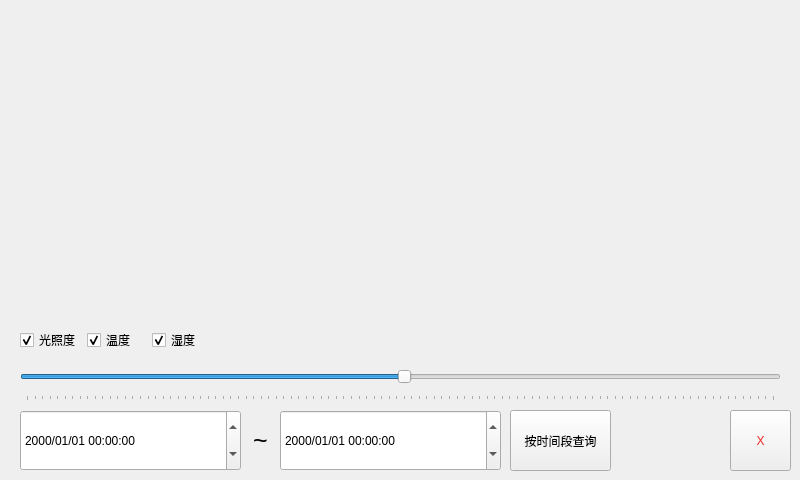
<?xml version="1.0" encoding="UTF-8"?>
<ui version="4.0">
 <class>GzwsHistoryWindow</class>
 <widget class="QDialog" name="GzwsHistoryWindow">
  <property name="geometry">
   <rect>
    <x>0</x>
    <y>0</y>
    <width>800</width>
    <height>480</height>
   </rect>
  </property>
  <property name="windowTitle">
   <string>Dialog</string>
  </property>
  <widget class="QCustomPlot" name="mPlot" native="true">
   <property name="geometry">
    <rect>
     <x>10</x>
     <y>10</y>
     <width>781</width>
     <height>291</height>
    </rect>
   </property>
  </widget>
  <widget class="QDateTimeEdit" name="dateTimeFrom">
   <property name="geometry">
    <rect>
     <x>20</x>
     <y>410</y>
     <width>221</width>
     <height>61</height>
    </rect>
   </property>
   <property name="sizePolicy">
    <sizepolicy hsizetype="Preferred" vsizetype="Preferred">
     <horstretch>8</horstretch>
     <verstretch>0</verstretch>
    </sizepolicy>
   </property>
   <property name="focusPolicy">
    <enum>Qt::NoFocus</enum>
   </property>
   <property name="inputMethodHints">
    <set>Qt::ImhNone</set>
   </property>
   <property name="frame">
    <bool>true</bool>
   </property>
   <property name="readOnly">
    <bool>false</bool>
   </property>
   <property name="keyboardTracking">
    <bool>false</bool>
   </property>
   <property name="displayFormat">
    <string>yyyy/MM/dd HH:mm:ss</string>
   </property>
   <property name="calendarPopup">
    <bool>false</bool>
   </property>
  </widget>
  <widget class="QDateTimeEdit" name="dateTimeTo">
   <property name="geometry">
    <rect>
     <x>280</x>
     <y>410</y>
     <width>221</width>
     <height>61</height>
    </rect>
   </property>
   <property name="sizePolicy">
    <sizepolicy hsizetype="Preferred" vsizetype="Preferred">
     <horstretch>8</horstretch>
     <verstretch>0</verstretch>
    </sizepolicy>
   </property>
   <property name="focusPolicy">
    <enum>Qt::NoFocus</enum>
   </property>
   <property name="displayFormat">
    <string>yyyy/MM/dd HH:mm:ss</string>
   </property>
  </widget>
  <widget class="QToolButton" name="closeButton">
   <property name="geometry">
    <rect>
     <x>730</x>
     <y>410</y>
     <width>61</width>
     <height>61</height>
    </rect>
   </property>
   <property name="styleSheet">
    <string notr="true">color: rgb(239, 41, 41);</string>
   </property>
   <property name="text">
    <string>X</string>
   </property>
  </widget>
  <widget class="QToolButton" name="refreshButton">
   <property name="geometry">
    <rect>
     <x>510</x>
     <y>410</y>
     <width>101</width>
     <height>61</height>
    </rect>
   </property>
   <property name="sizePolicy">
    <sizepolicy hsizetype="Preferred" vsizetype="Preferred">
     <horstretch>2</horstretch>
     <verstretch>0</verstretch>
    </sizepolicy>
   </property>
   <property name="minimumSize">
    <size>
     <width>0</width>
     <height>0</height>
    </size>
   </property>
   <property name="styleSheet">
    <string notr="true"/>
   </property>
   <property name="text">
    <string>按时间段查询</string>
   </property>
  </widget>
  <widget class="QSlider" name="slider">
   <property name="geometry">
    <rect>
     <x>20</x>
     <y>360</y>
     <width>761</width>
     <height>41</height>
    </rect>
   </property>
   <property name="font">
    <font>
     <pointsize>11</pointsize>
    </font>
   </property>
   <property name="sliderPosition">
    <number>50</number>
   </property>
   <property name="tracking">
    <bool>true</bool>
   </property>
   <property name="orientation">
    <enum>Qt::Horizontal</enum>
   </property>
   <property name="invertedAppearance">
    <bool>false</bool>
   </property>
   <property name="tickPosition">
    <enum>QSlider::TicksBelow</enum>
   </property>
  </widget>
  <widget class="QLabel" name="label">
   <property name="geometry">
    <rect>
     <x>250</x>
     <y>410</y>
     <width>21</width>
     <height>61</height>
    </rect>
   </property>
   <property name="font">
    <font>
     <pointsize>19</pointsize>
    </font>
   </property>
   <property name="text">
    <string>~</string>
   </property>
   <property name="alignment">
    <set>Qt::AlignCenter</set>
   </property>
  </widget>
  <widget class="QWidget" name="">
   <property name="geometry">
    <rect>
     <x>20</x>
     <y>320</y>
     <width>191</width>
     <height>41</height>
    </rect>
   </property>
   <layout class="QHBoxLayout" name="horizontalLayout">
    <item>
     <widget class="QCheckBox" name="checkBox_lux">
      <property name="text">
       <string>光照度</string>
      </property>
      <property name="checked">
       <bool>true</bool>
      </property>
     </widget>
    </item>
    <item>
     <widget class="QCheckBox" name="checkBox_temp">
      <property name="text">
       <string>温度</string>
      </property>
      <property name="checked">
       <bool>true</bool>
      </property>
      <property name="tristate">
       <bool>false</bool>
      </property>
     </widget>
    </item>
    <item>
     <widget class="QCheckBox" name="checkBox_rh">
      <property name="text">
       <string>湿度</string>
      </property>
      <property name="checked">
       <bool>true</bool>
      </property>
     </widget>
    </item>
   </layout>
  </widget>
 </widget>
 <customwidgets>
  <customwidget>
   <class>QCustomPlot</class>
   <extends>QWidget</extends>
   <header location="global">window/util/qcustomplot.h</header>
   <container>1</container>
  </customwidget>
 </customwidgets>
 <resources/>
 <connections>
  <connection>
   <sender>closeButton</sender>
   <signal>clicked()</signal>
   <receiver>GzwsHistoryWindow</receiver>
   <slot>close()</slot>
   <hints>
    <hint type="sourcelabel">
     <x>765</x>
     <y>456</y>
    </hint>
    <hint type="destinationlabel">
     <x>701</x>
     <y>450</y>
    </hint>
   </hints>
  </connection>
 </connections>
</ui>
